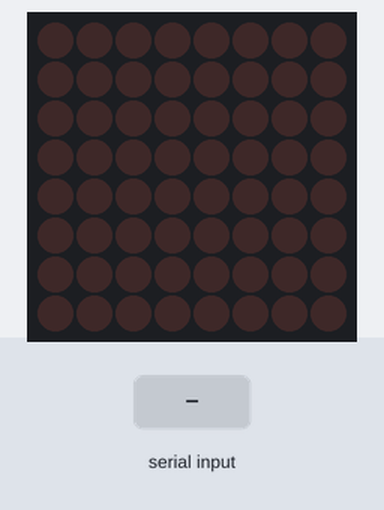
Bench run of a sketch on a simulated Arduino Uno, built with avr-gcc and run on an emulated ATmega328P. Parts: 8×8 LED matrix. The inputs (shaded band) are chosen by the test bench.

Above: at 1.2 s.
1.3 s: "1" received over Serial
At 2.5 s:
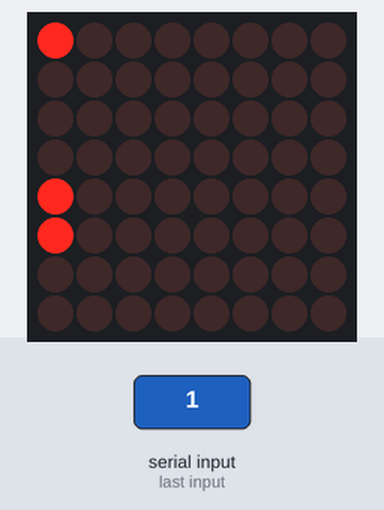
2.8 s: "0" received over Serial
At 3.8 s:
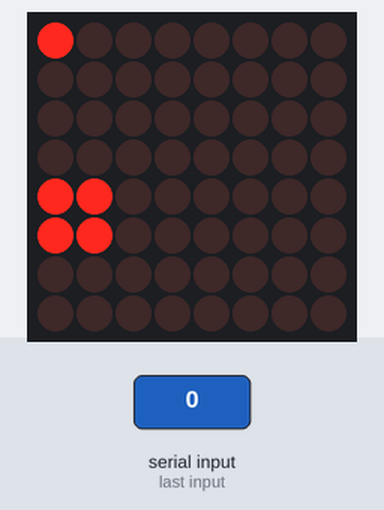
4.3 s: "2" received over Serial
At 5.0 s:
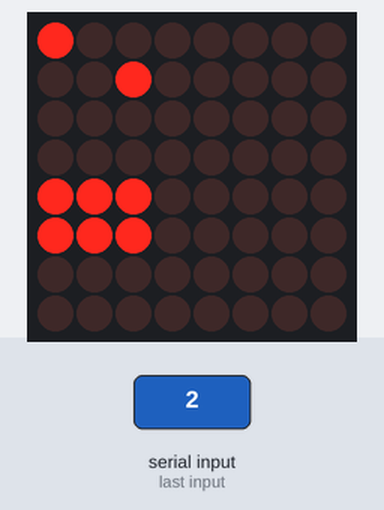
5.8 s: "1" received over Serial
At 6.1 s:
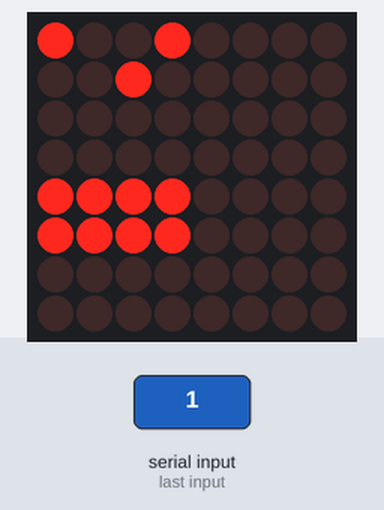
7.3 s: "0" received over Serial
At 8.5 s:
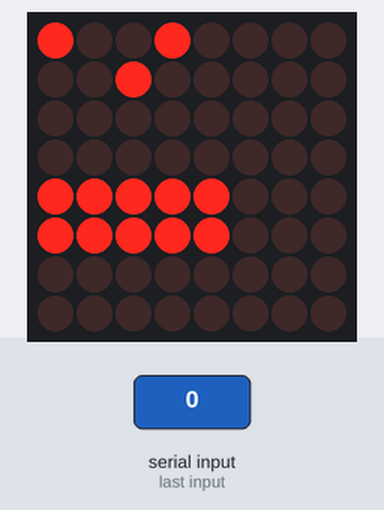
8.8 s: "2" received over Serial
At 9.6 s:
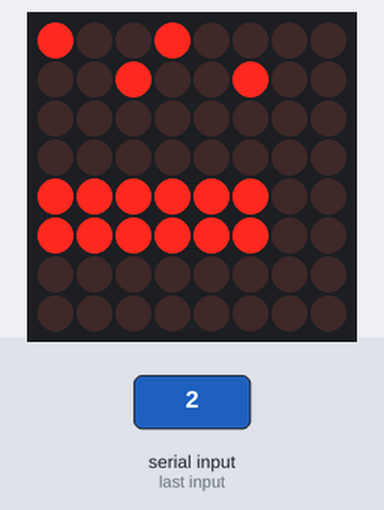
Timing chart, 0 to 11.3 s (numbered marks = the images above; inputs shaded):
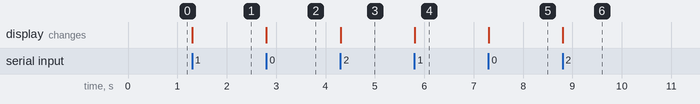

The sketch:

LED_Array.ino
```cpp
#include <Wire.h>
#include "Adafruit_LEDBackpack.h"
#include "Adafruit_GFX.h"
#include "SerialMsgHeader.h"

Adafruit_8x8matrix matrix = Adafruit_8x8matrix();

String toPrint = "0";
int p_idx = 0;
byte  draws [] = { 0, 0, 0, 0, 0, 0, 0, 0 };
void setup() {
  // put your setup code here, to run once:
  matrix.begin(0x70);
  Serial.begin(9600);
}

void loop() {
  // put your main code here, to run repeatedly:
  matrix.setRotation(3);

}

void serialEvent() {
    while(Serial.available()) {
    int readIn = Serial.read();
    toPrint = String(readIn);
    draws[p_idx] = readIn;
    p_idx = (p_idx+1)%8;
    matrix.clear();
    for( int i = 0; i < 8; i++ ) {
      drawByte(i, draws[i]);
    }
  }

  matrix.writeDisplay();
}


void drawByte( int x, byte b ) {
  for( int i = 0; i < 8; i++ ) {
    if( (1 << i) & b )
      matrix.drawPixel(x, i, 1 );
  }

}
```

SerialMsgHeader.h
```cpp
#ifndef SERIAL_MSG_HEADER
#define SERIAL_MSG_HEADER

// Setup Constants

#define BAUD_RATE 9600
// Message Constants

#define MSG_SIZE 1
#define STOP 0
#define MOVE_FORWARD_ANALOG 1
#define MOVE_BACKWARD_ANALOG 2
#define TURN_LEFT_ANALOG 3
#define TURN_RIGHT_ANALOG 4
#define MOVE_FORWARD_VELOCITY 5
#define MOVE_BACKWARD_VELOCITY 6
#define TURN_LEFT_VELOCITY 7
#define TURN_RIGHT_VELOCITY 8
#define SET_P 8
#define SET_I 9
#define SET_D 10
#define GET_P 11
#define GET_I 12
#define GET_D 13
#define GET_VELOCITY 14
#define GET_BATTERY 15
#define GET_STATE 16
#define REPORTING_STATE 122
#define REPORTING_P 123
#define REPORTING_I 124
#define REPORTING_D 125
#define REPORTING_VELOCITY 126
#define REPORTING_BATTERY 127

#endif
```

Measured:
- after the input at 1.3 s, the display: changes at once (image 1)
- after the input at 2.8 s, the display: changes at once (image 2)
- after the input at 4.3 s, the display: changes at once (image 3)
- after the input at 5.8 s, the display: changes at once (image 4)
- after the input at 7.3 s, the display: changes at once (image 5)
- after the input at 8.8 s, the display: changes at once (image 6)
